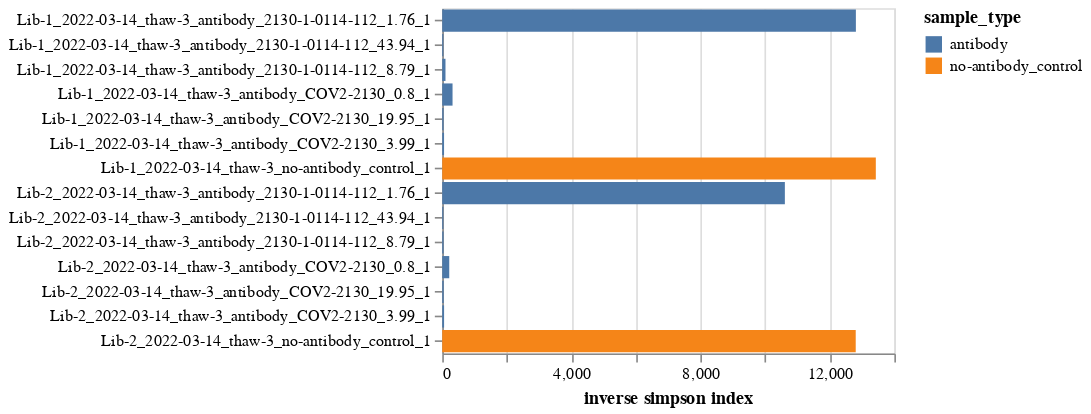

Write notebook code for a chart like this one.
### Markdown cell above
Plot the inverse simpson metrics as an interactive plot. The number of unique barcodes is shown when mousing over a sample

### Code cell
unique_barcodes_chart = (
    alt.Chart(unique_bcs_and_ISI)
    .encode(
        y=alt.Y("library_sample", title=None),
        x=alt.X("inv_simpson_index", title="inverse simpson index"),
        color=alt.Color(
            "sample_type",
            scale=alt.Scale(domain=unique_bcs_and_ISI["sample_type"].unique()),
        ),
        tooltip=[
            alt.Tooltip(c, format=".3g")
            if c in {"inv_simpson_index", "n_unique_barcodes"}
            else c
            for c in unique_bcs_and_ISI.columns
        ],
    )
    .mark_bar()
    .properties(width=275, height=alt.Step(15))
    .configure_axis(labelLimit=500)
    .add_params(*selections, valid_selection)
)

for selection in selections:
    unique_barcodes_chart = unique_barcodes_chart.add_params(
        selection
    ).transform_filter(selection)

display(unique_barcodes_chart)

### Figure 1 — Vega-Lite specification as saved in the notebook (floating-point values rounded to 4 significant figures)
{"config": {"view": {"continuousWidth": 300, "continuousHeight": 300}, "axis": {"labelLimit": 500}}, "data": {"name": "data-592f2c2d2a175efb0420e199dcbe49b8"}, "mark": "bar", "encoding": {"color": {"field": "sample_type", "scale": {"domain": ["antibody", "no-antibody_control"]}, "type": "nominal"}, "tooltip": [{"field": "library", "type": "nominal"}, {"field": "sample", "type": "nominal"}, {"field": "inv_simpson_index", "format": ".3g", "type": "quantitative"}, {"field": "n_unique_barcodes", "format": ".3g", "type": "quantitative"}, {"field": "date", "type": "nominal"}, {"field": "virus_batch", "type": "nominal"}, {"field": "sample_type", "type": "nominal"}, {"field": "antibody", "type": "nominal"}, {"field": "antibody_concentration", "type": "quantitative"}, {"field": "replicate", "type": "quantitative"}, {"field": "exclude_after_counts", "type": "nominal"}, {"field": "library_sample", "type": "nominal"}], "x": {"field": "inv_simpson_index", "title": "inverse simpson index", "type": "quantitative"}, "y": {"field": "library_sample", "title": null, "type": "nominal"}}, "height": {"step": 15}, "params": [{"name": "param_1", "select": {"type": "point", "fields": ["exclude_after_counts"]}, "bind": {"input": "select", "options": [null, "no"], "labels": ["all", "no"], "name": "exclude_after_counts"}}, {"name": "param_2", "select": {"type": "point", "fields": ["antibody"]}, "bind": {"input": "select", "options": [null, "COV2-2130", "2130-1-0114-112"], "labels": ["all", "COV2-2130", "2130-1-0114-112"], "name": "antibody"}}, {"name": "param_3", "select": {"type": "point", "fields": ["virus_batch"]}, "bind": {"input": "select", "options": [null, "thaw-3"], "labels": ["all", "thaw-3"], "name": "virus_batch"}}, {"name": "param_4", "select": {"type": "point", "fields": ["sample_type"]}, "bind": {"input": "select", "options": [null, "no-antibody_control", "antibody"], "labels": ["all", "no-antibody_control", "antibody"], "name": "sample_type"}}, {"name": "param_5", "select": {"type": "point", "fields": ["date"]}, "bind": {"input": "select", "options": [null, "2022-03-14"], "labels": ["all", "2022-03-14"], "name": "date"}}, {"name": "param_6", "select": {"type": "point", "fields": ["library"]}, "bind": {"input": "select", "options": [null, "Lib-1", "Lib-2"], "labels": ["all", "Lib-1", "Lib-2"], "name": "library"}}, {"name": "param_7", "select": {"type": "point", "fields": ["valid"]}, "bind": "legend"}, {"name": "param_1", "select": {"type": "point", "fields": ["exclude_after_counts"]}, "bind": {"input": "select", "options": [null, "no"], "labels": ["all", "no"], "name": "exclude_after_counts"}}, {"name": "param_2", "select": {"type": "point", "fields": ["antibody"]}, "bind": {"input": "select", "options": [null, "COV2-2130", "2130-1-0114-112"], "labels": ["all", "COV2-2130", "2130-1-0114-112"], "name": "antibody"}}, {"name": "param_3", "select": {"type": "point", "fields": ["virus_batch"]}, "bind": {"input": "select", "options": [null, "thaw-3"], "labels": ["all", "thaw-3"], "name": "virus_batch"}}, {"name": "param_4", "select": {"type": "point", "fields": ["sample_type"]}, "bind": {"input": "select", "options": [null, "no-antibody_control", "antibody"], "labels": ["all", "no-antibody_control", "antibody"], "name": "sample_type"}}, {"name": "param_5", "select": {"type": "point", "fields": ["date"]}, "bind": {"input": "select", "options": [null, "2022-03-14"], "labels": ["all", "2022-03-14"], "name": "date"}}, {"name": "param_6", "select": {"type": "point", "fields": ["library"]}, "bind": {"input": "select", "options": [null, "Lib-1", "Lib-2"], "labels": ["all", "Lib-1", "Lib-2"], "name": "library"}}], "transform": [{"filter": {"param": "param_1"}}, {"filter": {"param": "param_2"}}, {"filter": {"param": "param_3"}}, {"filter": {"param": "param_4"}}, {"filter": {"param": "param_5"}}, {"filter": {"param": "param_6"}}], "width": 275, "$schema": "https://vega.github.io/schema/vega-lite/v5.2.0.json", "datasets": {"data-592f2c2d2a175efb0420e199dcbe49b8": [{"library": "Lib-1", "sample": "2022-03-14_thaw-3_antibody_2130-1-0114-112_1.76_1", "inv_simpson_index": 12810.0, "n_unique_barcodes": 77630.0, "date": "2022-03-14", "virus_batch": "thaw-3", "sample_type": "antibody", "antibody": "2130-1-0114-112", "antibody_concentration": 1.76, "replicate": 1, "exclude_after_counts": "no", "library_sample": "Lib-1_2022-03-14_thaw-3_antibody_2130-1-0114-112_1.76_1"}, {"library": "Lib-1", "sample": "2022-03-14_thaw-3_antibody_2130-1-0114-112_43.94_1", "inv_simpson_index": 34.09, "n_unique_barcodes": 29050.0, "date": "2022-03-14", "virus_batch": "thaw-3", "sample_type": "antibody", "antibody": "2130-1-0114-112", "antibody_concentration": 43.94, "replicate": 1, "exclude_after_counts": "no", "library_sample": "Lib-1_2022-03-14_thaw-3_antibody_2130-1-0114-112_43.94_1"}, {"library": "Lib-1", "sample": "2022-03-14_thaw-3_antibody_2130-1-0114-112_8.79_1", "inv_simpson_index": 100.7, "n_unique_barcodes": 36580.0, "date": "2022-03-14", "virus_batch": "thaw-3", "sample_type": "antibody", "antibody": "2130-1-0114-112", "antibody_concentration": 8.79, "replicate": 1, "exclude_after_counts": "no", "library_sample": "Lib-1_2022-03-14_thaw-3_antibody_2130-1-0114-112_8.79_1"}, {"library": "Lib-1", "sample": "2022-03-14_thaw-3_antibody_COV2-2130_0.8_1", "inv_simpson_index": 319.1, "n_unique_barcodes": 48490.0, "date": "2022-03-14", "virus_batch": "thaw-3", "sample_type": "antibody", "antibody": "COV2-2130", "antibody_concentration": 0.8, "replicate": 1, "exclude_after_counts": "no", "library_sample": "Lib-1_2022-03-14_thaw-3_antibody_COV2-2130_0.8_1"}, {"library": "Lib-1", "sample": "2022-03-14_thaw-3_antibody_COV2-2130_19.95_1", "inv_simpson_index": 41.01, "n_unique_barcodes": 34370.0, "date": "2022-03-14", "virus_batch": "thaw-3", "sample_type": "antibody", "antibody": "COV2-2130", "antibody_concentration": 19.95, "replicate": 1, "exclude_after_counts": "no", "library_sample": "Lib-1_2022-03-14_thaw-3_antibody_COV2-2130_19.95_1"}, {"library": "Lib-1", "sample": "2022-03-14_thaw-3_antibody_COV2-2130_3.99_1", "inv_simpson_index": 56.39, "n_unique_barcodes": 31270.0, "date": "2022-03-14", "virus_batch": "thaw-3", "sample_type": "antibody", "antibody": "COV2-2130", "antibody_concentration": 3.99, "replicate": 1, "exclude_after_counts": "no", "library_sample": "Lib-1_2022-03-14_thaw-3_antibody_COV2-2130_3.99_1"}, {"library": "Lib-1", "sample": "2022-03-14_thaw-3_no-antibody_control_1", "inv_simpson_index": 13430.0, "n_unique_barcodes": 78380.0, "date": "2022-03-14", "virus_batch": "thaw-3", "sample_type": "no-antibody_control", "antibody": null, "antibody_concentration": null, "replicate": 1, "exclude_after_counts": "no", "library_sample": "Lib-1_2022-03-14_thaw-3_no-antibody_control_1"}, {"library": "Lib-2", "sample": "2022-03-14_thaw-3_antibody_2130-1-0114-112_1.76_1", "inv_simpson_index": 10610.0, "n_unique_barcodes": 72760.0, "date": "2022-03-14", "virus_batch": "thaw-3", "sample_type": "antibody", "antibody": "2130-1-0114-112", "antibody_concentration": 1.76, "replicate": 1, "exclude_after_counts": "no", "library_sample": "Lib-2_2022-03-14_thaw-3_antibody_2130-1-0114-112_1.76_1"}, {"library": "Lib-2", "sample": "2022-03-14_thaw-3_antibody_2130-1-0114-112_43.94_1", "inv_simpson_index": 34.12, "n_unique_barcodes": 33590.0, "date": "2022-03-14", "virus_batch": "thaw-3", "sample_type": "antibody", "antibody": "2130-1-0114-112", "antibody_concentration": 43.94, "replicate": 1, "exclude_after_counts": "no", "library_sample": "Lib-2_2022-03-14_thaw-3_antibody_2130-1-0114-112_43.94_1"}, {"library": "Lib-2", "sample": "2022-03-14_thaw-3_antibody_2130-1-0114-112_8.79_1", "inv_simpson_index": 40.91, "n_unique_barcodes": 34090.0, "date": "2022-03-14", "virus_batch": "thaw-3", "sample_type": "antibody", "antibody": "2130-1-0114-112", "antibody_concentration": 8.79, "replicate": 1, "exclude_after_counts": "no", "library_sample": "Lib-2_2022-03-14_thaw-3_antibody_2130-1-0114-112_8.79_1"}, {"library": "Lib-2", "sample": "2022-03-14_thaw-3_antibody_COV2-2130_0.8_1", "inv_simpson_index": 217.0, "n_unique_barcodes": 49270.0, "date": "2022-03-14", "virus_batch": "thaw-3", "sample_type": "antibody", "antibody": "COV2-2130", "antibody_concentration": 0.8, "replicate": 1, "exclude_after_counts": "no", "library_sample": "Lib-2_2022-03-14_thaw-3_antibody_COV2-2130_0.8_1"}, {"library": "Lib-2", "sample": "2022-03-14_thaw-3_antibody_COV2-2130_19.95_1", "inv_simpson_index": 44.42, "n_unique_barcodes": 33730.0, "date": "2022-03-14", "virus_batch": "thaw-3", "sample_type": "antibody", "antibody": "COV2-2130", "antibody_concentration": 19.95, "replicate": 1, "exclude_after_counts": "no", "library_sample": "Lib-2_2022-03-14_thaw-3_antibody_COV2-2130_19.95_1"}, {"library": "Lib-2", "sample": "2022-03-14_thaw-3_antibody_COV2-2130_3.99_1", "inv_simpson_index": 57.29, "n_unique_barcodes": 34500.0, "date": "2022-03-14", "virus_batch": "thaw-3", "sample_type": "antibody", "antibody": "COV2-2130", "antibody_concentration": 3.99, "replicate": 1, "exclude_after_counts": "no", "library_sample": "Lib-2_2022-03-14_thaw-3_antibody_COV2-2130_3.99_1"}, {"library": "Lib-2", "sample": "2022-03-14_thaw-3_no-antibody_control_1", "inv_simpson_index": 12800.0, "n_unique_barcodes": 74240.0, "date": "2022-03-14", "virus_batch": "thaw-3", "sample_type": "no-antibody_control", "antibody": null, "antibody_concentration": null, "replicate": 1, "exclude_after_counts": "no", "library_sample": "Lib-2_2022-03-14_thaw-3_no-antibody_control_1"}]}}
